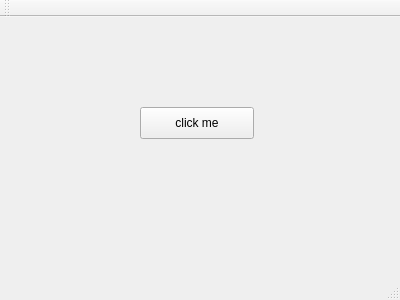
<?xml version="1.0" encoding="UTF-8"?>
<ui version="4.0">
 <class>MainWindow</class>
 <widget class="QMainWindow" name="MainWindow">
  <property name="geometry">
   <rect>
    <x>0</x>
    <y>0</y>
    <width>400</width>
    <height>300</height>
   </rect>
  </property>
  <property name="windowTitle">
   <string>MainWindow</string>
  </property>
  <widget class="QWidget" name="centralWidget">
   <widget class="QPushButton" name="pushButton">
    <property name="geometry">
     <rect>
      <x>140</x>
      <y>90</y>
      <width>114</width>
      <height>32</height>
     </rect>
    </property>
    <property name="text">
     <string>click me</string>
    </property>
   </widget>
  </widget>
  <widget class="QMenuBar" name="menuBar">
   <property name="geometry">
    <rect>
     <x>0</x>
     <y>0</y>
     <width>400</width>
     <height>22</height>
    </rect>
   </property>
  </widget>
  <widget class="QToolBar" name="mainToolBar">
   <attribute name="toolBarArea">
    <enum>TopToolBarArea</enum>
   </attribute>
   <attribute name="toolBarBreak">
    <bool>false</bool>
   </attribute>
  </widget>
  <widget class="QStatusBar" name="statusBar"/>
 </widget>
 <layoutdefault spacing="6" margin="11"/>
 <resources/>
 <connections/>
</ui>
